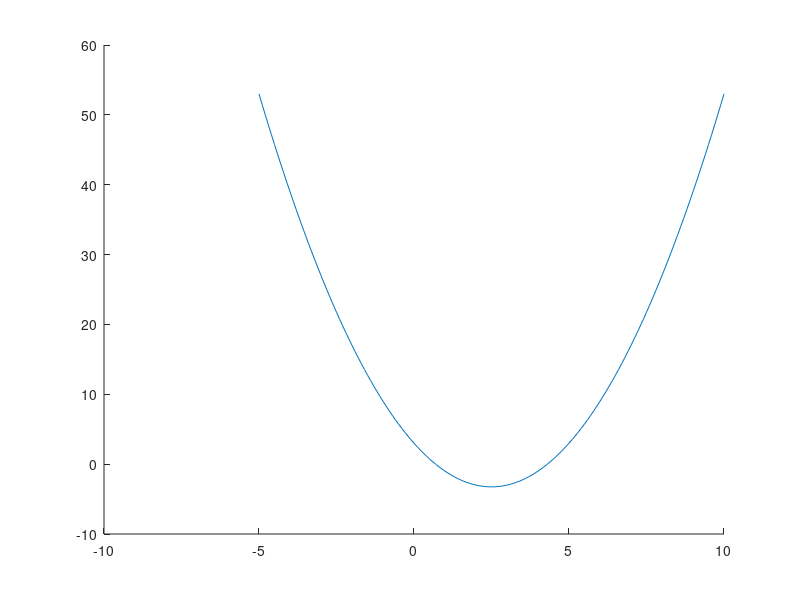

Write the MATLAB code that produced this figure. (Note: this script raises an error after producing the figure.)
% Bai 1
% 2.

a = 1;
b = -5;
c = 3;

figure, hold on

% ve do thi ham so y = ax^2 + bx + c
x = -5:0.1:10;
y = a*x.^2 + b*x + c;
plot(x,y)

% ve diem giao voi truc hoanh, tuc la tim nghiem ax^2 + bx + c = 0
X = PTB2(a, b, c);
Y = a*X.^2 + b*X + c;
plot(X, Y, 'r*');

% ve tiep tuyen tai cac diem tim duoc
for i = 1 : numel(X)
    hsg = DaoHamDTB2(X(i), a, b, c); % he so goc
    y = hsg * x - hsg*X(i);
    plot(x, y, 'r-');
end
